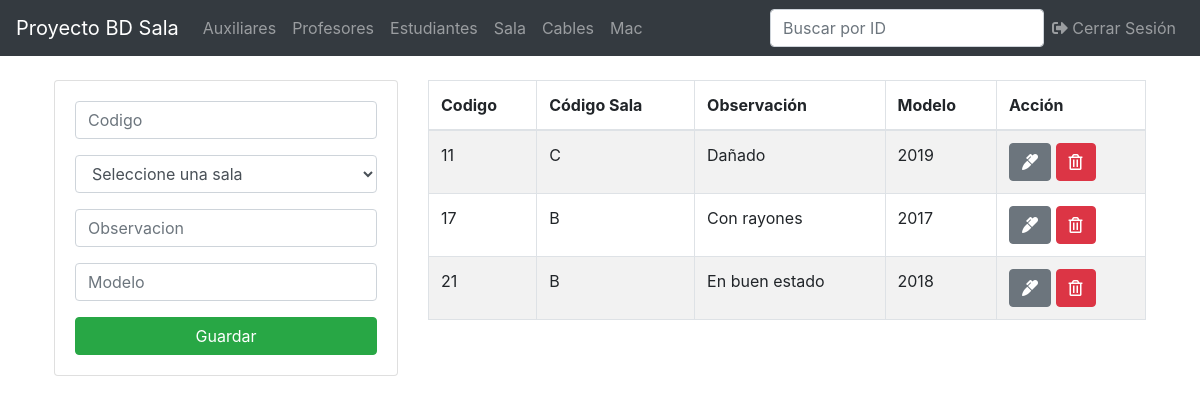
Screenshot of /mac.php (signed in) with the database file from the repository.
### tables this page shows
CREATE TABLE `mac` (
  `modelo` varchar(50) DEFAULT NULL,
  `codigo` varchar(30) NOT NULL,
  `sala_codigo` varchar(20) DEFAULT NULL
);

CREATE TABLE `implemento` (
  `observacion` varchar(500) DEFAULT NULL,
  `codigo` varchar(30) NOT NULL
);

### mac.php (the view, shortened to what this page needs)
<?php
include('ProyectoBasesDeDatos/db.php');
include('ProyectoBasesDeDatos/includes/header.php');
?>
<main class="container p-4">
  <div class="row">
    <div class="col-md-4">
      <div class="card card-body">
        <form action="save.php" method="POST">
          <div class="form-group">
            <input type="text" name="codigo" class="form-control" placeholder="Codigo" autofocus>
          </div>
          <div class="form-group">
            <select id="sala_codigo" name="sala_codigo" class="form-control" >
              <option value="#">Seleccione una sala</option>
            </select>
          </div>
          <div class="form-group">
            <input type="text" name="observacion" class="form-control" placeholder="Observacion" autofocus>
          </div>
          <div class="form-group">
            <input type="text" name="modelo" class="form-control" placeholder="Modelo" autofocus>
          </div>
          <input type="submit" name="save_mac" class="btn btn-success btn-block" value="Guardar">
        </form>
      </div>
    </div>
    <div class="col-md-8">
      <table class="table table-bordered table-striped" id="myTable">
        <thead>
          <tr>
            <th>Codigo</th>
            <th>Código Sala</th>
            <th>Observación</th>
            <th>Modelo</th>
            <th>Acción</th>
          </tr>
        </thead>
        <tbody>
          <?php
          $query = "SELECT * FROM mac mac, implemento im WHERE mac.codigo=im.codigo";
          $result_mac = mysqli_query($conn, $query);
          while($row = mysqli_fetch_assoc($result_mac)) { ?>
          <tr>
            <td><?php echo $row['codigo']; ?></td>
            <td><?php echo $row['sala_codigo']; ?></td>
            <td><?php echo $row['observacion']; ?></td>
            <td><?php echo $row['modelo']; ?></td>
            <td>
              <a href="edit.php?codigo=<?php echo $row['codigo']?> & entidad=<?php echo 'mac'?>" class="btn btn-secondary">
                <i class="fas fa-marker"></i>
              </a>
              <a href="delete.php?codigo=<?php echo $row['codigo'] ?>& entidad=<?php echo 'mac'?>" class="btn btn-danger">
                <i class="far fa-trash-alt"></i>
              </a>
            </td>
          </tr>
          <?php } ?>
        </tbody>
      </table>
    </div>
  </div>
<?php include('includes/footer.php'); ?>

### rows the page displays
mac: codigo.codigo "11", sala_codigo "C", codigo.observacion "Dañado", modelo "2019"
mac: codigo.codigo "17", sala_codigo "B", codigo.observacion "Con rayones", modelo "2017"
mac: codigo.codigo "21", sala_codigo "B", codigo.observacion "En buen estado", modelo "2018"
